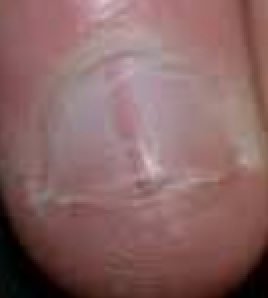
#> input picture backend/data/Old datasets/archive/dataset/Vitamin A deficiency/1.PNG, 134 x 149 px, found by its file name (shown 2 times larger); its folder holds 3 pictures in this run
$ python train_classifier.py
#> lines starting #> are read from the running program, lines starting #| are printed output that depends on the picture
#> in load_all, img is the input picture: PIL image 134x149 RGBA; mean R, G, B, A 136.4, 101.3, 100.6, 255
"""
Train a lightweight vitamin deficiency classifier from the actual image datasets.
Uses HSV + RGB color histograms and texture features with a RandomForest.
Images are resized, features extracted, and a model is saved for the web API.
"""
import os
import sys
import numpy as np
import joblib
from PIL import Image
from sklearn.ensemble import RandomForestClassifier
from sklearn.preprocessing import StandardScaler
from sklearn.pipeline import Pipeline
from sklearn.model_selection import train_test_split
from sklearn.metrics import accuracy_score, classification_report

BASE = r"D:\Clinical Nutritionist datasets\archive\dataset"
OUT_DIR = os.path.join(os.path.dirname(os.path.abspath(__file__)), "..", "models")
os.makedirs(OUT_DIR, exist_ok=True)

CLASSES = [
    "Vitamin A deficiency",
    "Vitamin B complex deficiency",
    "Vitamin B-12 deficiency",
    "Vitamin B2 deficiency",
    "Vitamin B3 deficieny",
    "Vitamin B9 deficiency",
    "Vitamin C deficiency",
    "Vitamin D deficiency",
]

# Class IDs for the API (short labels)
LABELS = [
    "vitamin_a", "vitamin_b_complex", "vitamin_b12", "vitamin_b2",
    "vitamin_b3", "vitamin_b9", "vitamin_c", "vitamin_d",
]
IMG_SIZE = (64, 64)
MAX_PER_CLASS = 400  # cap for training speed


def extract_features(img):
    img = img.convert("RGB").resize(IMG_SIZE, Image.BILINEAR)
#> img: PIL image 64x64 RGB
    arr = np.asarray(img, dtype=np.float32) / 255.0

    r, g, b = arr[:, :, 0], arr[:, :, 1], arr[:, :, 2]
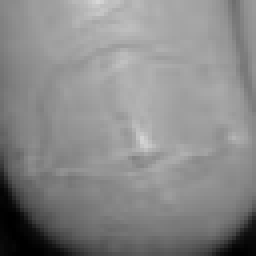
#> r: shape (64, 64) float32 (shown 4 times larger); min 0, max 0.843, mean 0.535
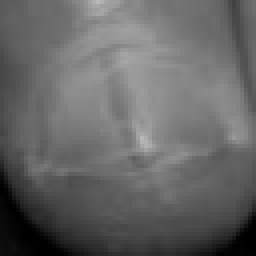
#> g: shape (64, 64) float32 (shown 4 times larger); min 0, max 0.722, mean 0.397
    hsv = np.asarray(img.convert("HSV"), dtype=np.float32)
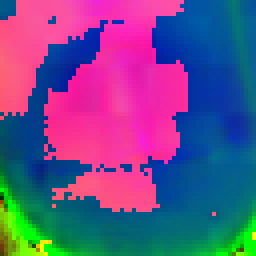
#> hsv: shape (64, 64, 3) float32 (shown 4 times larger); mean R, G, B 103.1, 80.6, 136.5
    h, s, v = hsv[:, :, 0] / 179.0, hsv[:, :, 1] / 255.0, hsv[:, :, 2] / 255.0
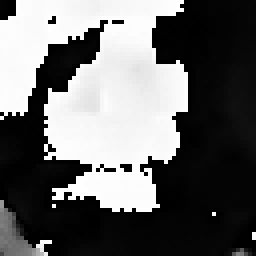
#> h: shape (64, 64) float32 (shown 4 times larger); min 0, max 1.42, mean 0.576; drawn with min black and max white
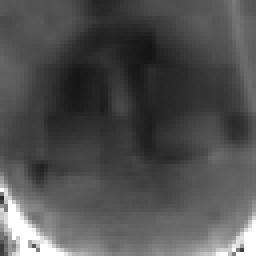
#> s: shape (64, 64) float32 (shown 4 times larger); min 0.0784, max 1, mean 0.316

    feats = []
    # 16-bin histograms per channel
    for ch in (r, g, b, h, s, v):
        hist, _ = np.histogram(ch, bins=16, range=(0, 1))
        feats.append(hist / (hist.sum() + 1e-6))
#> this loop made 6 passes
#> hist on pass 4: [2279, 106, 3, 1, 1, 1, 5, 5, 3, 25, 25, 5, 1, 3, 0, 2]
#> after the loop, feats = 6 items

    # global statistics
    for ch in (r, g, b, s, v):
        feats.append([float(ch.mean()), float(ch.std())])
#> this loop made 5 passes
#> after the loop, feats = 11 items

    # channel difference moments
    for ch_a, ch_b in [(r, g), (r, b), (g, b)]:
        d = ch_a - ch_b
        feats.append([float(d.mean()), float(d.std())])
#> this loop made 3 passes
#> pass 3, in extract_features, `d = ch_a - ch_b`:
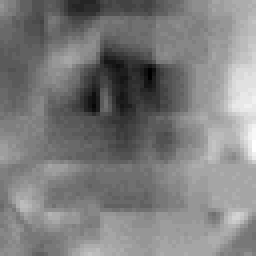
#> d: shape (64, 64) float32 (shown 4 times larger); min -0.0627, max 0.0706, mean 0.0028; drawn with min black and max white
#> after the loop, feats = 14 items

    # edge density via gradient magnitude (Sobel-like using numpy diff)
    gray = np.asarray(img.convert("L"), dtype=np.float32) / 255.0
    gx = gray[:, 1:] - gray[:, :-1]  # (64,63)
    gy = gray[1:, :] - gray[:-1, :]  # (63,64)
    mag = np.sqrt(gx[:-1, :] ** 2 + gy[:, :-1] ** 2)  # (63,63)
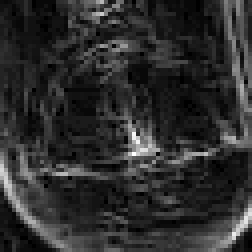
#> mag: shape (63, 63) float32 (shown 4 times larger); min 0, max 0.114, mean 0.0204; drawn with min black and max white
    feats.append([float(mag.mean()), float(mag.std())])

    # brightness variance grid (8x8) as texture
    grid = gray.reshape(8, 8, 8, 8).mean(axis=(1, 3))
    feats.append(grid.flatten())

    return np.concatenate(feats)


def load_all():
    X, y = [], []
    for idx, cls in enumerate(CLASSES):
        folder = os.path.join(BASE, cls)
        if not os.path.isdir(folder):
            print(f"  MISSING folder: {cls}")
            continue
        files = [f for f in os.listdir(folder)
                 if f.lower().endswith((".jpg", ".png", ".jpeg"))]
        files = files[:MAX_PER_CLASS]
        print(f"  {cls}: {len(files)} images")
        for fname in files:
            try:
                img = Image.open(os.path.join(folder, fname))
                feats = extract_features(img)
#> feats = 178 values, max 0.925 at index 48, min 0 at index 14, mean 0.21
                X.append(feats)
                y.append(idx)
            except Exception:
                continue
    return np.array(X), np.array(y)


def main():
    print("Loading images and extracting features...")
    X, y = load_all()
    print(f"Total samples: {len(X)}, features: {X.shape[1]}")

    X_train, X_test, y_train, y_test = train_test_split(
        X, y, test_size=0.2, random_state=42, stratify=y)

    pipe = Pipeline([
        ("scaler", StandardScaler()),
        ("clf", RandomForestClassifier(
            n_estimators=200, max_depth=14, random_state=42, n_jobs=-1)),
    ])
    print("Training RandomForest classifier...")
    pipe.fit(X_train, y_train)

    y_pred = pipe.predict(X_test)
    acc = accuracy_score(y_test, y_pred)
    print(f"\nTest Accuracy: {acc:.4f}")
    print(classification_report(y_test, y_pred, target_names=LABELS[:len(np.unique(y))], zero_division=0))

    model_path = os.path.join(OUT_DIR, "deficiency_clf.joblib")
    joblib.dump({"model": pipe, "classes": LABELS[:len(np.unique(y))], "img_size": IMG_SIZE}, model_path)
    print(f"Saved model to {model_path}")


if __name__ == "__main__":
    main()
